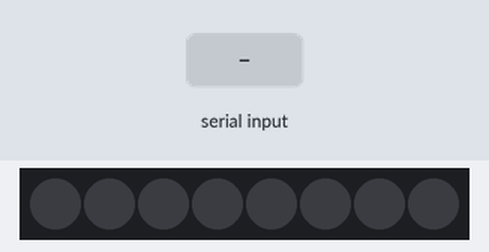
This sketch was run on a simulated Arduino Uno, built with avr-gcc and run on an emulated ATmega328P. Shown: 8 RGB LEDs in strip order, left to right. The test bench sets the inputs (shaded band). Dim RGB values are drawn brighter than linear.

Above: at 1.2 s.
1.3 s: "<wake,1>" received over Serial
At 2.4 s:
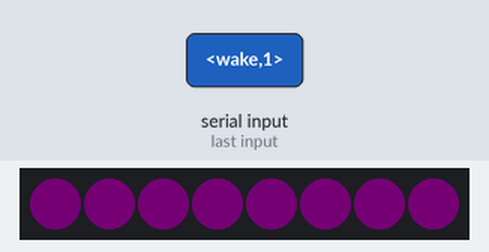
3.0 s: "<on,150>" received over Serial
At 3.9 s:
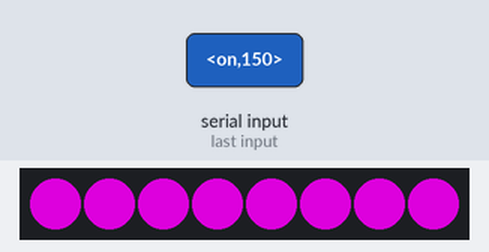
4.5 s: "<off,1>" received over Serial
At 5.0 s:
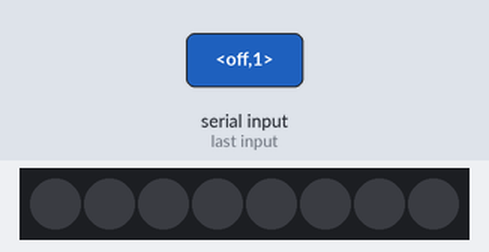
6.0 s: "<on,1>" received over Serial
At 7.3 s:
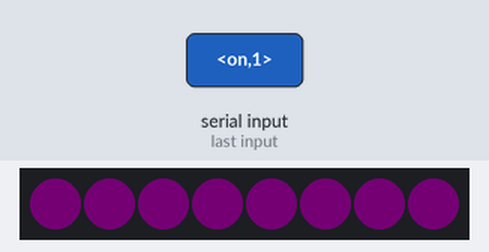
Timing chart, 0 to 8.5 s (numbered marks = the images above; inputs shaded):
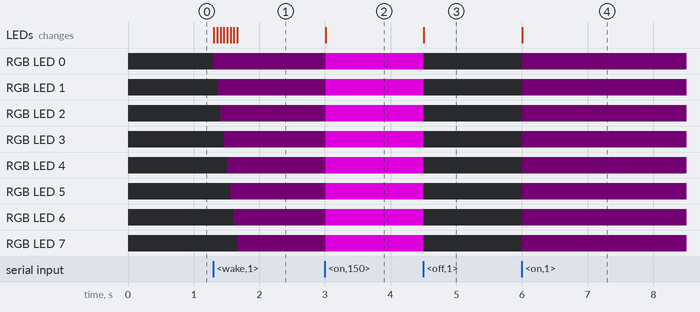

Measured:
- after the input at 1.3 s, RGB LED 0: off → RGB(1, 0, 1) at once; RGB LED 1: off → RGB(1, 0, 1) after 0.06 s; RGB LED 2: off → RGB(1, 0, 1) after 0.11 s; RGB LED 3: off → RGB(1, 0, 1) after 0.16 s; RGB LED 4: off → RGB(1, 0, 1) after 0.21 s; the LEDs: first change at once (image 1 shows a later state)
- after the input at 3.0 s, RGB LED 0–7: RGB(1, 0, 1) → RGB(150, 0, 150) at once; the LEDs: change at once (image 2)
- after the input at 4.5 s, RGB LED 0–7: RGB(150, 0, 150) → off at once; the LEDs: change at once (image 3)
- after the input at 6.0 s, RGB LED 0–7: off → RGB(1, 0, 1) at once; the LEDs: change at once (image 4)

The sketch:

ledcontroller.ino
```cpp
#include <Adafruit_NeoPixel.h> // Include the Adafruit NeoPixel library

#define LED_PIN 14 // NeoPixel LED strip pin
#define NUM_LEDS 8 // Number of LEDs

Adafruit_NeoPixel strip = Adafruit_NeoPixel(NUM_LEDS, LED_PIN, NEO_GRB + NEO_KHZ800);

const byte numChars = 32;
char receivedChars[numChars];
boolean newData = false;

void setup() {
  Serial.begin(9600); // Initialize the serial channel
  strip.begin(); // Initialize the NeoPixel strip
  strip.show(); // Set initial color to black (off)
}

void loop() {
  receiveInput(); // Check for new serial input
  if (newData) {
    processInput();
    newData = false;
  }
}

// Reads in data surrounded by <> and ignores other serial data
void receiveInput() {
  static boolean receivingInProgress = false;
  static byte ndx = 0;
  char startMarker = '<';
  char endMarker = '>';
  char rc;

  while (Serial.available() > 0 && newData == false) {
    rc = Serial.read();

    if (receivingInProgress) {
      if (rc != endMarker) {
        receivedChars[ndx] = rc;
        ndx++;
        if (ndx >= numChars) ndx = numChars - 1;
      } else {
        receivedChars[ndx] = '\0'; // Null-terminate the string
        receivingInProgress = false;
        ndx = 0;
        newData = true;
      }
    } else if (rc == startMarker) {
      receivingInProgress = true;
    }
  }
}

// Process the received input and control the LED strip
void processInput() {
  String input = String(receivedChars);
  int firstComma = input.indexOf(',');
  int secondComma = input.indexOf(',', firstComma + 1);
  int thirdComma = input.indexOf(',', secondComma + 1);

  // Extract state and RGB values
  String state = input.substring(0, firstComma);
  int r = input.substring(firstComma + 1, secondComma).toInt();
  int g = input.substring(secondComma + 1, thirdComma).toInt();
  int b = input.substring(thirdComma + 1).toInt();

  controlLED(state, r, g, b); // Control LED based on state and RGB values
}

// Control the LED strip based on the parsed command and color values
void controlLED(String state, int r, int g, int b) {
  if (state == "on") {
    for (int i = 0; i < NUM_LEDS; i++) {
      strip.setPixelColor(i, r, g, b); // Set each LED to the specified color
    }
    strip.show(); // Update the LED strip
  } else if (state == "off") {
    for (int i = 0; i < NUM_LEDS; i++) {
      strip.setPixelColor(i, 0, 0, 0); // Turn off each LED
    }
    strip.show(); // Update the LED strip
  } else if (state == "wake") {
    for (int i = 0; i < NUM_LEDS; i++) {
      strip.setPixelColor(i, r, g, b); // Set each LED to the specified color
      strip.show(); // Update the LED strip
      delay(50);
    }
  }
}
```
